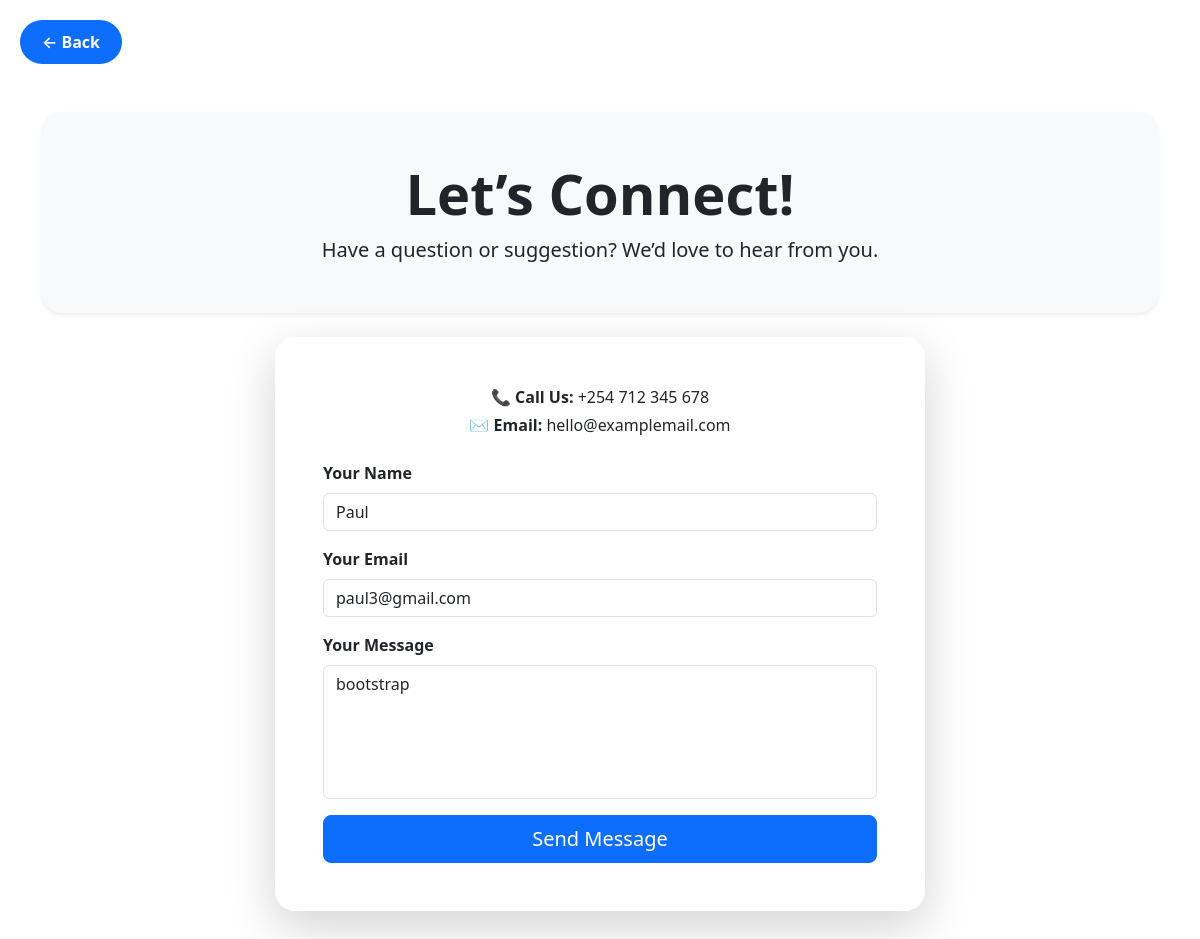
The app's page /edit/1, older data.
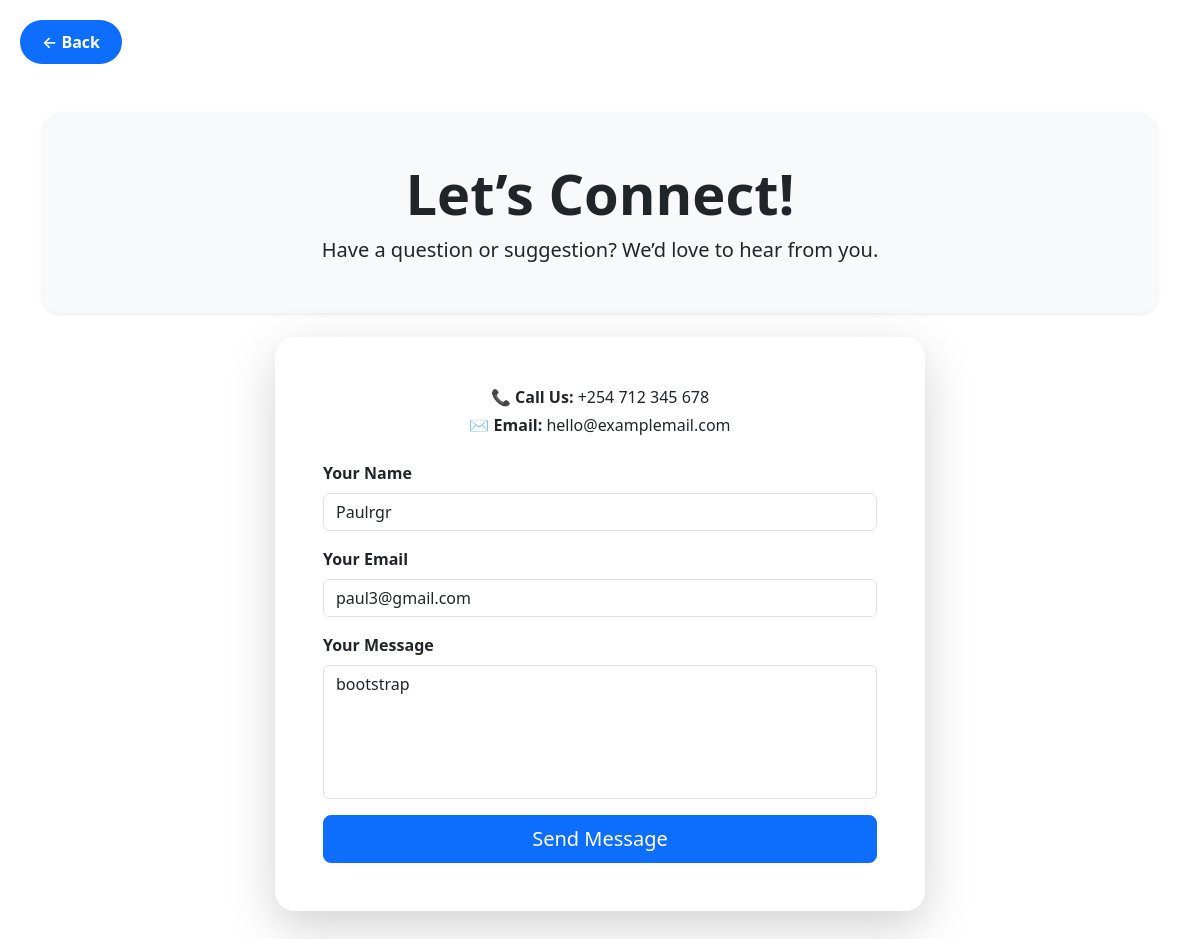
The same page, newer data.
### webapp/models.py (models this page shows, shortened)
class Contact(models.Model):
    name = models.CharField(max_length=20)
    email = models.EmailField()
    message = models.TextField()
    category = models.CharField(max_length=50, default='General')

### webapp/views.py (the view)
# urls.py: path('edit/<int:id>', views.edit),
def edit(request, id):
    editappointment = get_object_or_404(Contact, id=id)
    if request.method == "POST":
        editappointment.name = request.POST["name"]
        editappointment.email = request.POST["email"]
        editappointment.message = request.POST["message"]
        editappointment.save()
        return redirect("show")  # or redirect('/show/')
    return render(request, "contact.html", {
        "editappointment": editappointment
    })

### templates/contact.html (shortened to what this page needs)
{% load static %}
<!DOCTYPE html>
<html lang="en">
<head>
    <link href="https://cdn.jsdelivr.net/npm/bootstrap@5.3.7/dist/css/bootstrap.min.css" rel="stylesheet">
</head>
<body>
<a href="/" class="back-btn" onclick="if (window.history.length > 1) { window.history.back(); return false; }">
&#8592; Back
</a>
<div class="container py-5">
    <div class="contact-header shadow-sm mb-4">
        <h1 class="display-4 fw-bold">Let’s Connect!</h1>
        <p class="lead mb-0">
            Have a question or suggestion? We’d love to hear from you.
        </p>
    </div>
    <div class="card contact-card shadow-lg mx-auto" style="max-width: 650px;">
        <div class="card-body p-5">
            <div class="text-center mb-4">
                <p class="mb-1"><strong>📞 Call Us:</strong> +254 712 345 678</p>
                <p><strong>✉️ Email:</strong> hello@examplemail.com</p>
            </div>
            <form method="post">
                <div class="mb-3">
                    <label for="name" class="form-label fw-semibold">Your Name</label>
                    <input type="text" value="{{editappointment.name}}" class="form-control" id="name" name="name"
                           placeholder="Enter your full name" required>
                </div>
                <div class="mb-3">
                    <label for="email" class="form-label fw-semibold">Your Email</label>
                    <input type="email" value="{{editappointment.email}}" class="form-control" id="email" name="email"
                           placeholder="you@gmail.com" required>
                </div>
                <div class="mb-3">
                    <label for="message" class="form-label fw-semibold">Your Message</label>
                    <textarea class="form-control" id="message" name="message"
                              rows="5" placeholder="any suggestion..." required>{{editappointment.message}} </textarea>
                </div>
                <div class="d-grid">
                    <button type="submit" class="btn btn-primary btn-lg">
                        Send Message
                    </button>
                </div>
            </form>
        </div>
    </div>
</div>
</body>
</html>

Row changes from the older to the newer data that the page shows:
changed Contact "paul3@gmail.com": name "Paul" → "Paulrgr"
